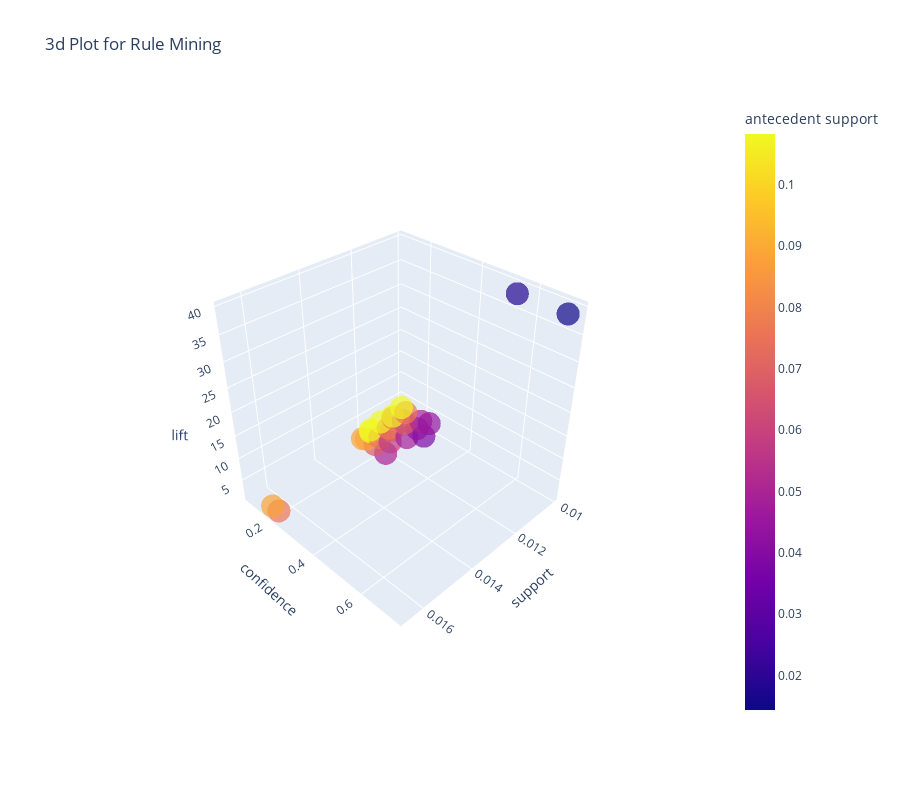

Write notebook code for a chart like this one.
### Code cell
plot_model(rule_APRIORI, plot = '3d')

### Figure 1 — Plotly figure (JSON) as saved in the notebook; plotly's stock layout.template omitted (floating-point values rounded to 4 significant figures)
{"data": [{"customdata": [[" Organic Strawberries", " Bag of Organic Bananas"], [" Bag of Organic Bananas", " Organic Strawberries"], [" Organic Hass Avocado", " Bag of Organic Bananas"], [" Bag of Organic Bananas", " Organic Hass Avocado"], [" Organic Baby Spinach", " Bag of Organic Bananas"], [" Bag of Organic Bananas", " Organic Baby Spinach"], [" Banana", " Organic Strawberries"], [" Organic Strawberries", " Banana"], [" Banana", " Large Lemon"], [" Large Lemon", " Banana"], [" Organic Baby Spinach", " Organic Strawberries"], [" Organic Strawberries", " Organic Baby Spinach"], [" Organic Avocado", " Banana"], [" Banana", " Organic Avocado"], [" Organic Strawberries", " Organic Raspberries"], [" Organic Raspberries", " Organic Strawberries"], [" Limes", " Large Lemon"], [" Large Lemon", " Limes"], [" Organic Baby Spinach", " Banana"], [" Banana", " Organic Baby Spinach"], [" Bag", " Clementines"], [" Clementines", " Bag"], [" Organic Hass Avocado", " Organic Strawberries"], [" Organic Strawberries", " Organic Hass Avocado"], [" Strawberries", " Banana"], [" Banana", " Strawberries"]], "hovertemplate": "support=%{x}<br>confidence=%{y}<br>lift=%{z}<br>antecedents=%{customdata[0]}<br>consequents=%{customdata[1]}<br>antecedent support=%{marker.color}<extra></extra>", "legendgroup": "", "marker": {"color": [0.07617, 0.08834, 0.04951, 0.08834, 0.06795, 0.08834, 0.1083, 0.07617, 0.1083, 0.05762, 0.06795, 0.07617, 0.04888, 0.1083, 0.07617, 0.03802, 0.04314, 0.05762, 0.06795, 0.1083, 0.01434, 0.01844, 0.04951, 0.07617, 0.04411, 0.1083], "coloraxis": "coloraxis", "opacity": 0.7, "symbol": "circle"}, "mode": "markers", "name": "", "scene": "scene", "showlegend": false, "type": "scatter3d", "x": [0.01665, 0.01665, 0.01245, 0.01245, 0.01226, 0.01226, 0.01178, 0.01178, 0.01177, 0.01177, 0.0113, 0.0113, 0.01122, 0.01122, 0.01103, 0.01103, 0.01098, 0.01098, 0.01057, 0.01057, 0.01046, 0.01046, 0.01029, 0.01029, 0.01008, 0.01008], "y": [0.2185, 0.1884, 0.2515, 0.141, 0.1804, 0.1387, 0.1088, 0.1546, 0.1087, 0.2042, 0.1663, 0.1484, 0.2295, 0.1036, 0.1448, 0.29, 0.2546, 0.1906, 0.1556, 0.09764, 0.7295, 0.5676, 0.2078, 0.1351, 0.2284, 0.09307], "z": [2.474, 2.474, 2.847, 2.847, 2.042, 2.042, 1.428, 1.428, 1.886, 1.886, 2.184, 2.184, 2.12, 2.12, 3.808, 3.808, 4.419, 4.419, 1.437, 1.437, 39.57, 39.57, 2.728, 2.728, 2.11, 2.11]}], "layout": {"coloraxis": {"colorbar": {"title": {"text": "antecedent support"}}, "colorscale": [[0, "#0d0887"], [0.1111, "#46039f"], [0.2222, "#7201a8"], [0.3333, "#9c179e"], [0.4444, "#bd3786"], [0.5556, "#d8576b"], [0.6667, "#ed7953"], [0.7778, "#fb9f3a"], [0.8889, "#fdca26"], [1, "#f0f921"]]}, "height": 800, "legend": {"tracegroupgap": 0}, "scene": {"domain": {"x": [0, 1], "y": [0, 1]}, "xaxis": {"title": {"text": "support"}, "type": "linear"}, "yaxis": {"title": {"text": "confidence"}, "type": "linear"}, "zaxis": {"title": {"text": "lift"}, "type": "linear"}, "aspectratio": {"x": 1, "y": 1, "z": 1}, "aspectmode": "auto", "camera": {"up": {"x": 0, "y": 0, "z": 1}, "center": {"x": 0, "y": 0, "z": 0}, "eye": {"x": 1.798, "y": 1.798, "z": 1.798}, "projection": {"type": "perspective"}}}, "title": {"text": "3d Plot for Rule Mining"}, "width": 900}}
